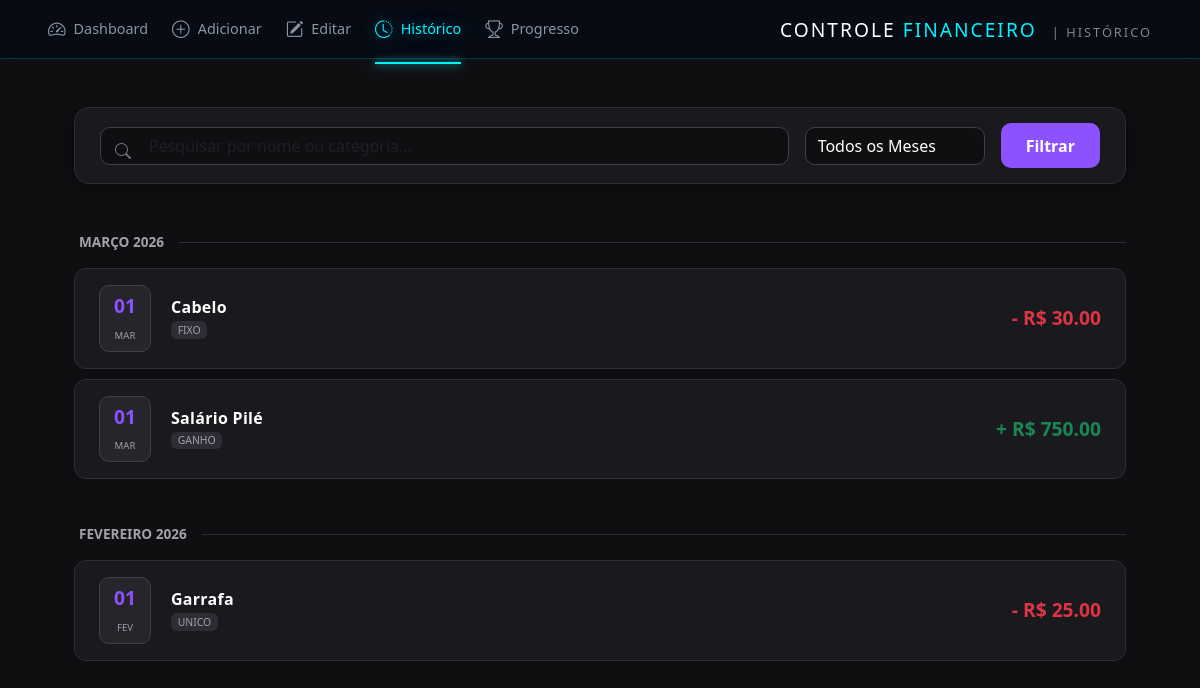
The app's page /historico, older data.
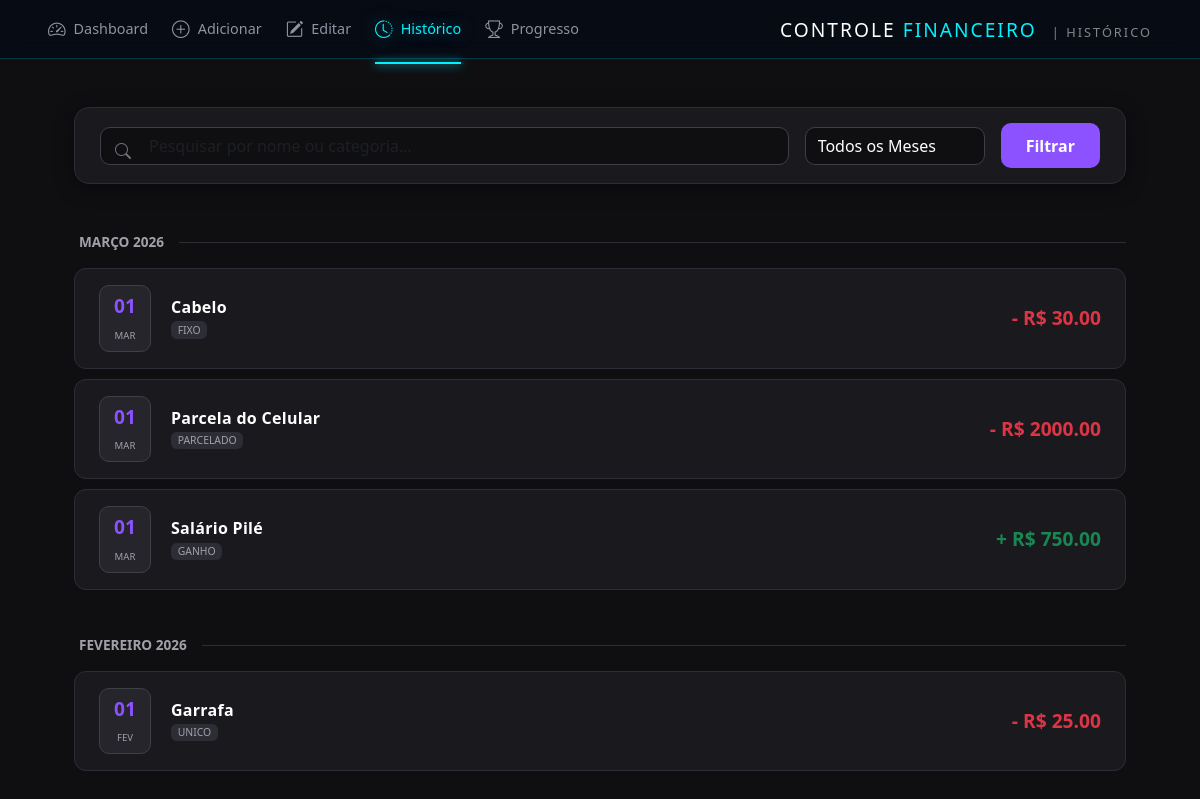
The same page, newer data.
### app.py (models this page shows)
class Gasto(db.Model):
    id = db.Column(db.Integer, primary_key=True)
    nome = db.Column(db.String(100), nullable=False)
    categoria = db.Column(db.String(50), nullable=False)
    valor_total = db.Column(db.Float, nullable=False) # Valor da Reserva ou Total
    valor_mensal = db.Column(db.Float, nullable=False) # Valor da Parcela
    valor_gasto_real = db.Column(db.Float, default=0.0) # Quanto já usou do envelope
    total_parcelas = db.Column(db.Integer, default=1)
    parcelas_pagas = db.Column(db.Integer, default=0)
    parcelas_reservadas = db.Column(db.Integer, default=0) # Adicione esta linha
    falta_pagar = db.Column(db.Float)
    tipo = db.Column(db.String(20)) # 'Fixo', 'Parcelado' ou 'Unico'
    status = db.Column(db.String(20), default='Pendente')
    mes = db.Column(db.Integer)
    ano = db.Column(db.Integer)

class Ganho(db.Model):
    id = db.Column(db.Integer, primary_key=True)
    nome = db.Column(db.String(100))
    valor = db.Column(db.Float)
    data = db.Column(db.String(20))
    mes = db.Column(db.Integer)
    ano = db.Column(db.Integer)

### app.py (the view)
@app.route('/historico')
def historico():
    termo_busca = request.args.get('busca', '').lower()
    mes_filtro = request.args.get('mes_filtro', type=int)
    gastos = Gasto.query.all()
    ganhos = Ganho.query.all()
    todos_itens = []
    for g in gastos:
        todos_itens.append({'nome': g.nome, 'valor': g.valor_total, 'tipo': g.tipo, 'mes': g.mes, 'ano': g.ano, 'dia': g.dia if hasattr(g, 'dia') else '01', 'is_gasto': True})
    for g in ganhos:
        todos_itens.append({'nome': g.nome, 'valor': g.valor, 'tipo': 'Ganho', 'mes': g.mes, 'ano': g.ano, 'dia': g.dia if hasattr(g, 'dia') else '01', 'is_gasto': False})
    if termo_busca:
        todos_itens = [i for i in todos_itens if termo_busca in i['nome'].lower()]
    if mes_filtro:
        todos_itens = [i for i in todos_itens if i['mes'] == mes_filtro]
    historico_agrupado = {}
    meses_nomes = ["", "Janeiro", "Fevereiro", "Março", "Abril", "Maio", "Junho", "Julho", "Agosto", "Setembro", "Outubro", "Novembro", "Dezembro"]
    todos_itens.sort(key=lambda x: (x['ano'], x['mes']), reverse=True)
    for item in todos_itens:
        chave = f"{meses_nomes[item['mes']]} {item['ano']}"
        if chave not in historico_agrupado:
            historico_agrupado[chave] = []
        historico_agrupado[chave].append(item)
    return render_template('historico.html', historico=historico_agrupado, termo=termo_busca, mes_selecionado=mes_filtro)

### templates/historico.html (shortened to what this page needs)
<!DOCTYPE html>
<html lang="pt-br">
<head>
    <link href="https://cdn.jsdelivr.net/npm/bootstrap@5.3.0/dist/css/bootstrap.min.css" rel="stylesheet">
    <link rel="stylesheet" href="https://cdn.jsdelivr.net/npm/bootstrap-icons@1.11.1/font/bootstrap-icons.css">
    <link rel="stylesheet" href="{{ url_for('static', filename='css/dashboard.css') }}">
    <link rel="stylesheet" href="static/css/historico.css">
</head>
<body style="background-color: #0f0f12; color: white;">
    <header class="header-main px-5 py-3">
        <nav class="d-flex justify-content-between align-items-center">
            <div class="nav-paginas d-flex gap-4">
                <a href="{{ url_for('index') }}" class="nav-link-custom">
                    <i class="bi bi-speedometer2"></i> Dashboard
                </a>
                <a href="{{ url_for('adicionar') }}" class="nav-link-custom">
                    <i class="bi bi-plus-circle"></i> Adicionar
                </a>
                <a href="{{ url_for('editar') }}" class="nav-link-custom">
                    <i class="bi bi-pencil-square"></i> Editar
                </a>
                <a href="{{ url_for('historico') }}" class="nav-link-custom active">
                    <i class="bi bi-clock-history"></i> Histórico
                </a>
                 <a href="{{ url_for('progresso') }}" class="nav-link-custom">
                    <i class="bi bi-trophy"></i> Progresso
                </a>
            </div>
            <div class="titulo-pagina text-end">
                <h2 class="m-0 tracking-widest text-uppercase h4">
                    Controle <span style="color: var(--accent-cyan)">Financeiro</span>
                    <small class="ms-2 opacity-50" style="font-size: 0.8rem;">| Histórico</small>
                </h2>
            </div>
        </nav>
    </header>
    <main class="container-historico py-5 px-4">
    <form action="/historico" method="GET" class="barra-filtros d-flex gap-3 align-items-center mb-5">
        <div class="flex-grow-1 position-relative">
            <i class="bi bi-search position-absolute" style="left: 15px; top: 12px; color: #71717a;"></i>
            <input type="text" name="busca" class="form-control input-dark ps-5" placeholder="Pesquisar por nome ou categoria..." value="{{ termo }}">
        </div>
        <div style="min-width: 180px;">
            <select name="mes_filtro" class="form-select input-dark" onchange="this.form.submit()">
                <option value="">Todos os Meses</option>
            </select>
        </div>
        <button type="submit" class="btn btn-purple px-4" style="background: #8c52ff; color: white; border-radius: 10px; height: 45px; font-weight: 600;">
            Filtrar
        </button>
    </form>
    {% if not historico %}
        <div class="text-center py-5">
            <div class="mb-3" style="font-size: 4rem; color: #2d2d35;"><i class="bi bi-inbox"></i></div>
            <h4 class="text-secondary">Nada por aqui...</h4>
            <p class="text-muted">Tente mudar o filtro ou adicione um novo registro.</p>
            <a href="/adicionar" class="btn btn-link text-decoration-none" style="color: #8c52ff;">Adicionar Item agora &rarr;</a>
        </div>
    {% else %}
        {% for mes_ano, itens in historico.items() %}
            <div class="mes-header">{{ mes_ano }}</div>
            {% for item in itens %}
            <div class="item-balao">
                <div class="d-flex align-items-center">
                    <div class="data-badge">
                        <span class="dia">{{ item.dia if item.dia else '18' }}</span>
                        <span class="mes-label">{{ mes_ano[:3] }}</span>
                    </div>
                    <div>
                        <h6 class="mb-0 fw-bold" style="letter-spacing: 0.3px;">{{ item.nome }}</h6>
                        <div class="d-flex gap-2 mt-1">
                            <span class="badge" style="background: #2d2d35; color: #a1a1aa; font-weight: 500; font-size: 0.65rem;">
                                {{ item.tipo|upper }}
                            </span>
                        </div>
                    </div>
                </div>
                <div class="text-end d-flex align-items-center gap-4">
                    <div class="valor-info">
                        <span class="{{ 'text-danger' if item.is_gasto else 'text-success' }} fw-bold" style="font-size: 1.2rem;">
                            {{ '-' if item.is_gasto else '+' }} R$ {{ "%.2f"|format(item.valor) }}
                        </span>
                    </div>
                </div>
            </div>
            {% endfor %}
        {% endfor %}
    {% endif %}
</main>
</body>
</html>

### static/css/dashboard.css (style rules this page uses)
* { margin: 0; padding: 0; box-sizing: border-box; }
:root { --bg-dark: #050a14; --card-bg: #0a192f; --text-main: #e6f1ff; --accent-cyan: #00f2ff; --accent-purple: #bc13fe; --gain-green: #64ffda; --loss-pink: #ff007f; --border-color: rgba(0, 242, 255, 0.2); }
body { background-color: var(--bg-dark); color: var(--text-main); font-family: 'Segoe UI', Roboto, sans-serif; overflow-x: hidden; }
.header-main { background: rgba(5, 10, 20, 0.8); backdrop-filter: blur(10px); border-bottom: 1px solid var(--border-color); position: sticky; top: 0; z-index: 1000; }
.nav-link-custom { color: var(--text-main); text-decoration: none; font-size: 0.9rem; font-weight: 500; display: flex; align-items: center; gap: 8px; transition: all 0.3s ease; opacity: 0.6; position: relative; }
.nav-link-custom i { font-size: 1.1rem; }
.nav-link-custom:hover, .nav-link-custom.active { opacity: 1; color: var(--accent-cyan); text-shadow: 0 0 15px rgba(0, 242, 255, 0.5); }
.nav-link-custom.active::after { content: ''; position: absolute; bottom: -22px; left: 0; width: 100%; height: 2px; background: var(--accent-cyan); box-shadow: 0 0 10px var(--accent-cyan); }
.titulo-pagina h2 { font-size: 1.2rem; letter-spacing: 2px; }

### static/css/historico.css (style rules this page uses)
.container-historico { max-width: 1100px; margin: 0 auto; }
.barra-filtros { background: #1a1a1e; border-radius: 15px; padding: 15px 25px; border: 1px solid #2d2d35; box-shadow: 0 4px 20px rgba(0,0,0,0.4); }
.input-dark { background: #0f0f12 !important; border: 1px solid #3f3f46 !important; color: #ffffff !important; border-radius: 10px !important; transition: border-color 0.2s; }
.mes-header { color: #a1a1aa; font-size: 0.85rem; font-weight: 700; text-transform: uppercase; margin: 45px 0 15px 5px; display: flex; align-items: center; gap: 15px; }
.mes-header::after { content: ""; flex-grow: 1; height: 1px; background: #2d2d35; }
.item-balao { background: #1a1a1e; border-radius: 12px; padding: 16px 24px; margin-bottom: 10px; display: flex; align-items: center; justify-content: space-between; border: 1px solid #2d2d35; transition: transform 0.2s, border-color 0.2s; }
.data-badge { background: #25252b; padding: 6px 14px; border-radius: 10px; text-align: center; margin-right: 20px; border: 1px solid #3f3f46; }
.data-badge .dia { display: block; font-size: 1.2rem; font-weight: 800; color: #8c52ff; }
.data-badge .mes-label { font-size: 0.6rem; color: #a1a1aa; text-transform: uppercase; }

Row changes from the older to the newer data that the page shows:
added Gasto: dia "01", mes_ano "MAR", nome "Parcela do Celular", tipo "PARCELADO", is_gasto "-", valor "2000.00", shown under "MARÇO 2026"
